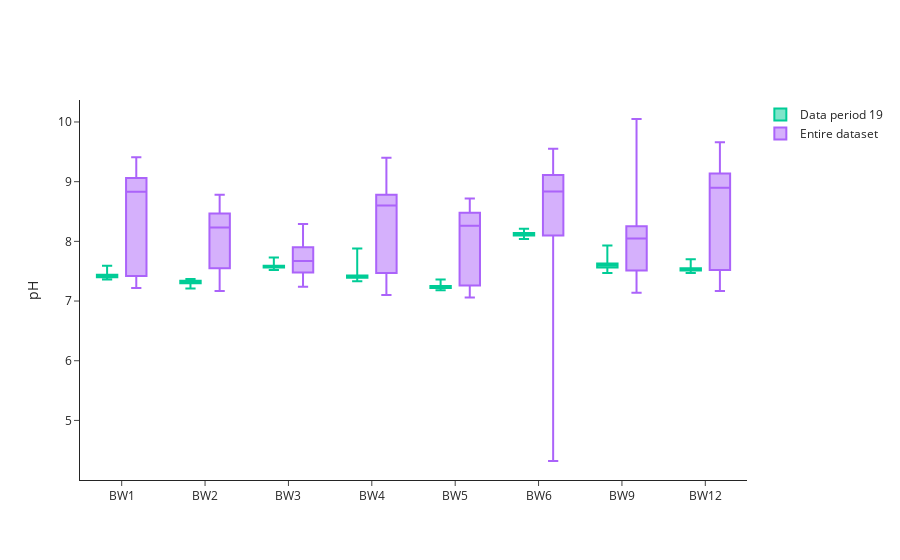

The code cell stored with this chart in its notebook:
### Markdown cell above
pH comparison between data period and entire dataset (2021-2024).

### Code cell
ph_df = wq_df[(wq_df['data_type'] == 'ph')].dropna(subset=['mean'])
ph_df.loc[(ph_df['mean'] < 4) | (ph_df['mean'] > 11), 'mean'] = np.nan
ph_period_stats = ph_df.groupby('bwfl_id')['mean'].describe(percentiles=[.01, .10, .25, .50, .75, .90, .99])
ph_dataset_stats = get_sensor_stats('ph', ph_df['bwfl_id'].unique())

fig = go.Figure()

for i, bwfl_id in enumerate(ph_period_stats.index):
    stats = ph_period_stats.loc[bwfl_id]

    if stats['count'] != 0:
        fig.add_trace(go.Box(
            x=[bwfl_id],
            lowerfence=[stats['min']],
            q1=[stats['25%']],
            median=[stats['50%']],
            q3=[stats['75%']],
            upperfence=[stats['max']],
            name=f'Data period {str(data_period).zfill(2)}',
            marker_color=default_colors[2],
            boxpoints=False,
            offsetgroup='temp_period_stats',
            showlegend=(i == 0)
        ))

for i, bwfl_id in enumerate(ph_dataset_stats.index):
    stats = ph_dataset_stats.loc[bwfl_id]

    if stats['count'] != 0:
        fig.add_trace(go.Box(
            x=[bwfl_id],
            lowerfence=[stats['min']],
            q1=[stats['25%']],
            median=[stats['50%']],
            q3=[stats['75%']],
            upperfence=[stats['max']],
            name='Entire dataset',
            marker_color=default_colors[3],
            boxpoints=False,
            offsetgroup='temp_dataset_stats',
            showlegend=(i == 0)
        ))

fig.update_layout(
    yaxis_title='pH',
    xaxis_title='',
    xaxis=dict(
        tickmode='array',
        tickvals=sorted(ph_df['bwfl_id'].unique(), key=lambda x: int(x[2:])),
        ticktext=sorted(ph_df['bwfl_id'].unique(), key=lambda x: int(x[2:])),
        categoryorder='array',
        categoryarray=sorted(ph_df['bwfl_id'].unique(), key=lambda x: int(x[2:]))
    ),
    legend_title_text='',
    template='simple_white',
    boxmode='group',
    height=450,
)

fig.show()

### Figure 1 — Plotly figure (JSON) as saved in the notebook; plotly's stock layout.template omitted (floating-point values rounded to 4 significant figures)
{"data": [{"boxpoints": false, "lowerfence": [7.36], "marker": {"color": "#00CC96"}, "median": [7.42], "name": "Data period 19", "offsetgroup": "temp_period_stats", "q1": [7.4], "q3": [7.44], "showlegend": true, "type": "box", "upperfence": [7.59], "x": ["BW1"]}, {"boxpoints": false, "lowerfence": [7.47], "marker": {"color": "#00CC96"}, "median": [7.53], "name": "Data period 19", "offsetgroup": "temp_period_stats", "q1": [7.51], "q3": [7.55], "showlegend": false, "type": "box", "upperfence": [7.7], "x": ["BW12"]}, {"boxpoints": false, "lowerfence": [7.21], "marker": {"color": "#00CC96"}, "median": [7.32], "name": "Data period 19", "offsetgroup": "temp_period_stats", "q1": [7.3], "q3": [7.34], "showlegend": false, "type": "box", "upperfence": [7.37], "x": ["BW2"]}, {"boxpoints": false, "lowerfence": [7.52], "marker": {"color": "#00CC96"}, "median": [7.57], "name": "Data period 19", "offsetgroup": "temp_period_stats", "q1": [7.56], "q3": [7.59], "showlegend": false, "type": "box", "upperfence": [7.73], "x": ["BW3"]}, {"boxpoints": false, "lowerfence": [7.33], "marker": {"color": "#00CC96"}, "median": [7.41], "name": "Data period 19", "offsetgroup": "temp_period_stats", "q1": [7.39], "q3": [7.43], "showlegend": false, "type": "box", "upperfence": [7.88], "x": ["BW4"]}, {"boxpoints": false, "lowerfence": [7.18], "marker": {"color": "#00CC96"}, "median": [7.23], "name": "Data period 19", "offsetgroup": "temp_period_stats", "q1": [7.22], "q3": [7.25], "showlegend": false, "type": "box", "upperfence": [7.36], "x": ["BW5"]}, {"boxpoints": false, "lowerfence": [8.04], "marker": {"color": "#00CC96"}, "median": [8.13], "name": "Data period 19", "offsetgroup": "temp_period_stats", "q1": [8.1], "q3": [8.14], "showlegend": false, "type": "box", "upperfence": [8.21], "x": ["BW6"]}, {"boxpoints": false, "lowerfence": [7.47], "marker": {"color": "#00CC96"}, "median": [7.6], "name": "Data period 19", "offsetgroup": "temp_period_stats", "q1": [7.56], "q3": [7.63], "showlegend": false, "type": "box", "upperfence": [7.93], "x": ["BW9"]}, {"boxpoints": false, "lowerfence": [7.22], "marker": {"color": "#AB63FA"}, "median": [8.83], "name": "Entire dataset", "offsetgroup": "temp_dataset_stats", "q1": [7.42], "q3": [9.06], "showlegend": true, "type": "box", "upperfence": [9.41], "x": ["BW1"]}, {"boxpoints": false, "lowerfence": [7.17], "marker": {"color": "#AB63FA"}, "median": [8.9], "name": "Entire dataset", "offsetgroup": "temp_dataset_stats", "q1": [7.52], "q3": [9.137], "showlegend": false, "type": "box", "upperfence": [9.66], "x": ["BW12"]}, {"boxpoints": false, "lowerfence": [7.17], "marker": {"color": "#AB63FA"}, "median": [8.233], "name": "Entire dataset", "offsetgroup": "temp_dataset_stats", "q1": [7.55], "q3": [8.467], "showlegend": false, "type": "box", "upperfence": [8.78], "x": ["BW2"]}, {"boxpoints": false, "lowerfence": [7.24], "marker": {"color": "#AB63FA"}, "median": [7.67], "name": "Entire dataset", "offsetgroup": "temp_dataset_stats", "q1": [7.48], "q3": [7.9], "showlegend": false, "type": "box", "upperfence": [8.29], "x": ["BW3"]}, {"boxpoints": false, "lowerfence": [7.1], "marker": {"color": "#AB63FA"}, "median": [8.6], "name": "Entire dataset", "offsetgroup": "temp_dataset_stats", "q1": [7.47], "q3": [8.78], "showlegend": false, "type": "box", "upperfence": [9.4], "x": ["BW4"]}, {"boxpoints": false, "lowerfence": [7.06], "marker": {"color": "#AB63FA"}, "median": [8.26], "name": "Entire dataset", "offsetgroup": "temp_dataset_stats", "q1": [7.26], "q3": [8.48], "showlegend": false, "type": "box", "upperfence": [8.72], "x": ["BW5"]}, {"boxpoints": false, "lowerfence": [4.32], "marker": {"color": "#AB63FA"}, "median": [8.837], "name": "Entire dataset", "offsetgroup": "temp_dataset_stats", "q1": [8.1], "q3": [9.11], "showlegend": false, "type": "box", "upperfence": [9.55], "x": ["BW6"]}, {"boxpoints": false, "lowerfence": [7.14], "marker": {"color": "#AB63FA"}, "median": [8.049], "name": "Entire dataset", "offsetgroup": "temp_dataset_stats", "q1": [7.51], "q3": [8.253], "showlegend": false, "type": "box", "upperfence": [10.05], "x": ["BW9"]}], "layout": {"autosize": true, "boxmode": "group", "legend": {"title": {"text": ""}}, "xaxis": {"autorange": true, "categoryarray": ["BW1", "BW2", "BW3", "BW4", "BW5", "BW6", "BW9", "BW12"], "categoryorder": "array", "range": [-0.5, 7.5], "tickmode": "array", "ticktext": ["BW1", "BW2", "BW3", "BW4", "BW5", "BW6", "BW9", "BW12"], "tickvals": ["BW1", "BW2", "BW3", "BW4", "BW5", "BW6", "BW9", "BW12"], "title": {"text": ""}, "type": "category"}, "yaxis": {"autorange": true, "range": [4.002, 10.37], "title": {"text": "pH"}}}}
